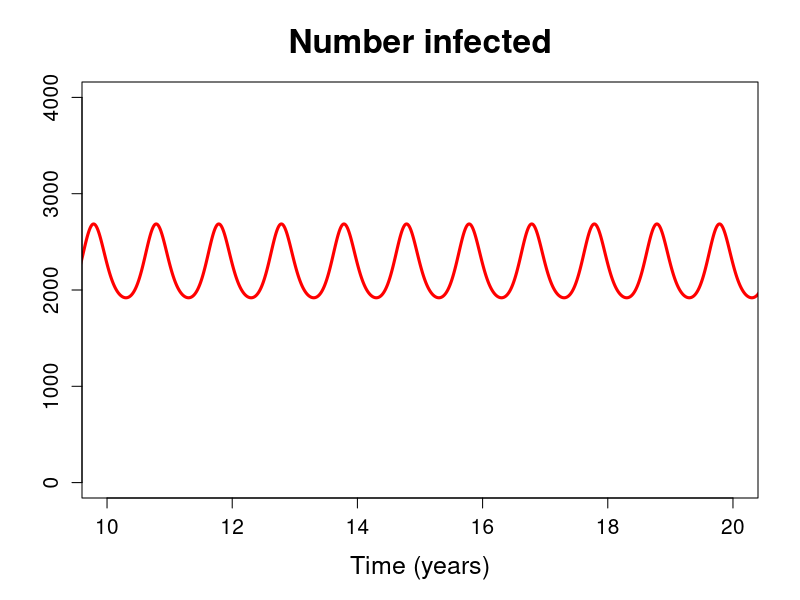
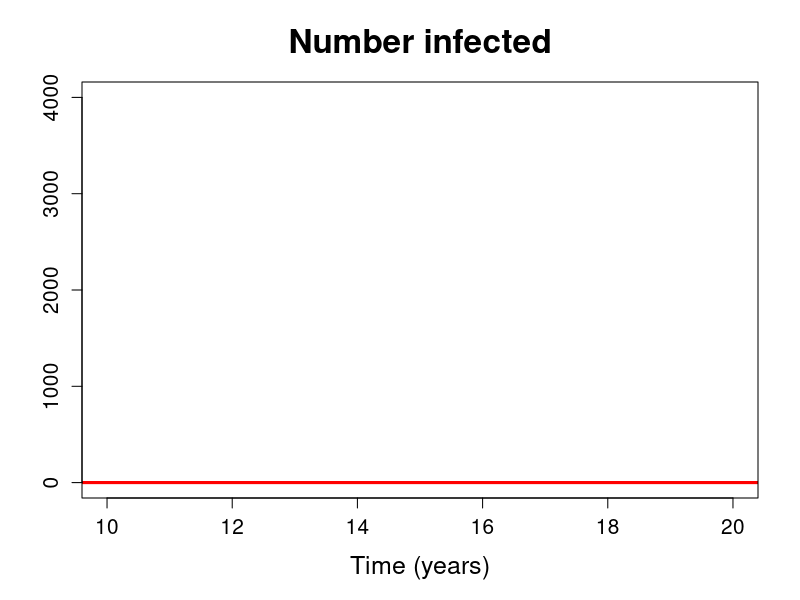
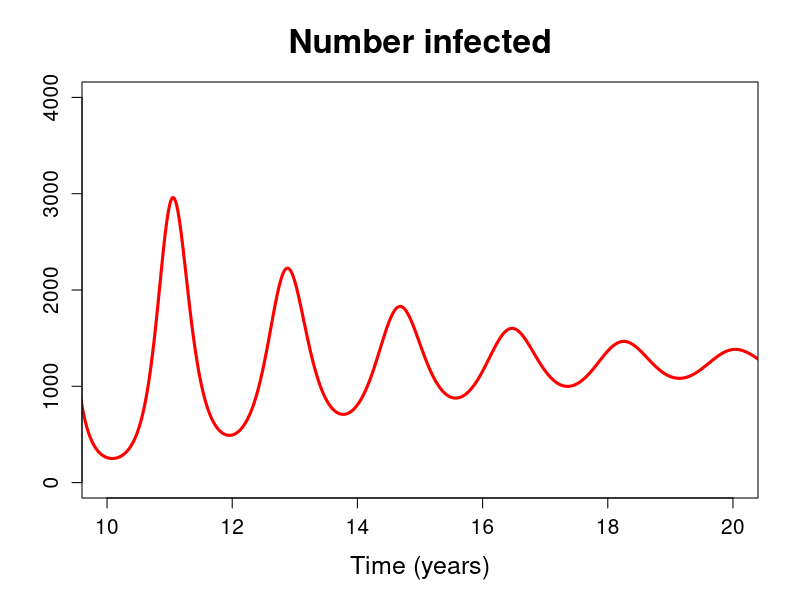
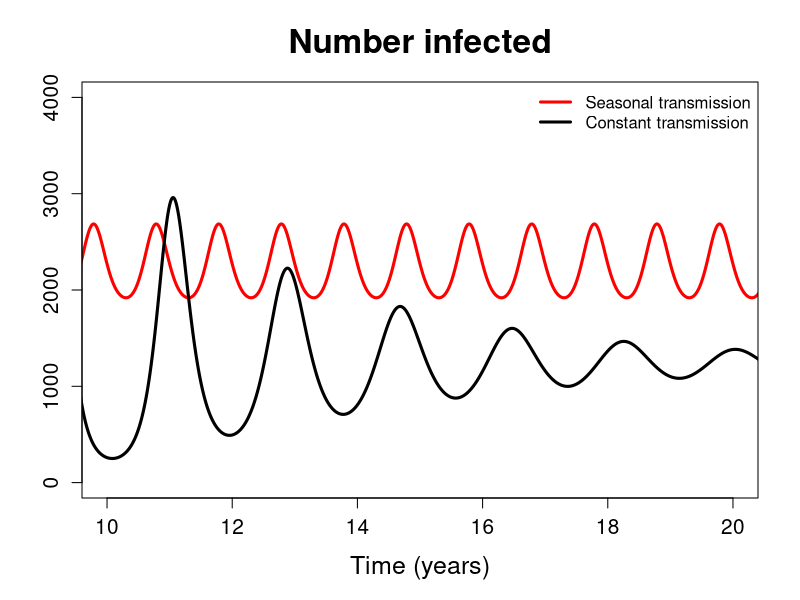
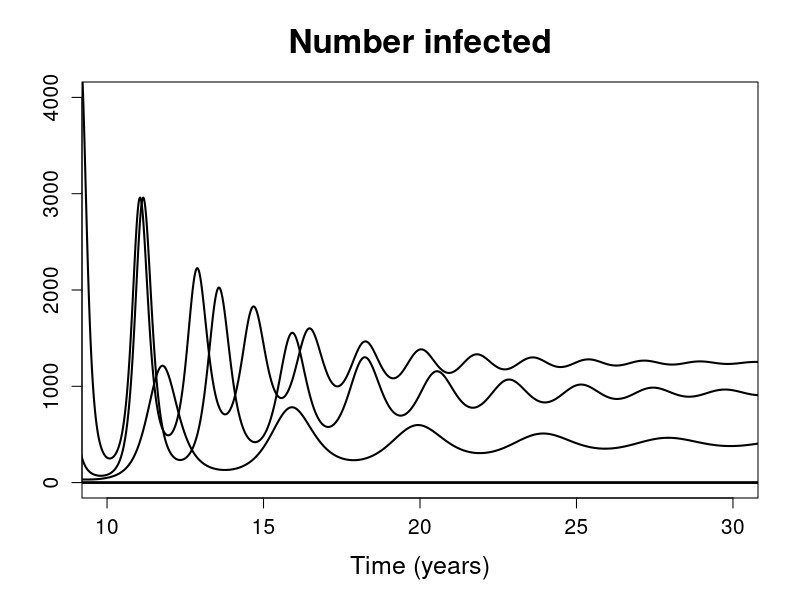

The R script that drew these images, in order:
# Functions deterministic model in Dushoff et al. 2004
# Becky Borchering July 2014

## SIRS model for seasonal infection model

library(deSolve)

# Parameter values taken from Fig 1a

parms1a <- c(N=500000,          # total population size
					 L=4,								# average duration of immunity (in years)
					 D=0.02, 						# mean infectious period (in years)
					 beta.0=500,				# R0/D (individuals/year)
					 beta.1=0.04       # scaling factor for contact function
)

parms1b <- c(N=500000,          # total population size
             L=8,								# average duration of immunity (in years)
             D=0.025, 						# mean infectious period (in years)
             beta.0=500,				# R0/D (individuals/year)
             beta.1=0.02				# scaling factor for contact function
)


# Seasonal contact function 
Beta <- function(x,B0,B1){
	B0*(1+B1*cos(2*pi*x))
}

# default constant contact parameter
b = 100

MAXTIME <- 100
TIMESTEP <- 0.005

parms=parms1a   # choose parameter values

# calculate reproduction number 
R.0 = parms["D"]*parms["beta.0"] 

# calculate intrinsic period of oscillation
oscillation.period = 2*pi*sqrt(parms["D"]*parms["L"]/(R.0)) 
names(oscillation.period)="intrinsic period of oscillation"
oscillation.period

# calculate endemic equilibrium
endemic <- function(params){
  with(as.list(params),{
    S.star <- N/(beta.0*D)
    I.star <- (N-S.star)/(1+L/D)
    return(c(S=S.star,I=I.star))
  })
}

sirs.seasonal <- function(t,y,parms){
	with(c(as.list(y),parms),{ 
			
		dSdt <- (N-S-I)/L - Beta(t,beta.0,beta.1)*I*S/N 
		dIdt <- Beta(t,beta.0,beta.1)*I*S/N - I/D
		list(c(dSdt,dIdt))
	})
}

sirs.constant <- function(t,y,parms){
  with(c(as.list(y),parms),{ 
    
    dSdt <- (N-S-I)/L - b*I*S/N 
    dIdt <- b*I*S/N - I/D
    list(c(dSdt,dIdt))
  })
}


# seasonal time series
ts.seasonal <- data.frame(lsoda(c(S=499999,I=1),seq(0,MAXTIME,TIMESTEP),sirs.seasonal,parms1a)) 
plot(ts.seasonal$time,ts.seasonal$I,type="l",xlim=c(10,20),ylim=c(0,4000), main="Number infected", #bty="n",
		 xlab="Time (years)",  ylab="", cex.main=2, cex.lab=1.5, cex.axis=1.25, 
		 lwd =3, col="red")

# disease free equilibrium time series
ts.df <- data.frame(lsoda(c(S=500000,I=0),seq(0,MAXTIME,TIMESTEP),sirs.seasonal,parms1a)) 
plot(ts.df$time,ts.df$I,type="l",xlim=c(10,20),ylim=c(0,4000), main="Number infected", #bty="n",
     xlab="Time (years)",  ylab="", cex.main=2, cex.lab=1.5, cex.axis=1.25, 
     lwd =3, col="red")

# constant contact rate time series
ts.constant <- data.frame(lsoda(c(S=499999,I=1),seq(0,MAXTIME,TIMESTEP),sirs.constant,parms1a)) 
plot(ts.constant$time,ts.constant$I,type="l",xlim=c(10,20),ylim=c(0,4000), main="Number infected", #bty="n",
     xlab="Time (years)",  ylab="", cex.main=2, cex.lab=1.5, cex.axis=1.25, 
     lwd =3, col="red")

# Plot comparing seasonal and constant contact rate models
plot(ts.seasonal$time,ts.seasonal$I,type="l",xlim=c(10,20),ylim=c(0,4000), main="Number infected", #bty="n",
     xlab="Time (years)",  ylab="", cex.main=2, cex.lab=1.5, cex.axis=1.25, 
     lwd =3, col="red")
lines(ts.constant$time, ts.constant$I,type='l',lwd=3)
legend(x="topright",c("Seasonal transmission","Constant transmission"),col=c("red","black"),lty=c(1,1),lwd=3,bty="n")


# constant contact rate time series
b.vector = seq(0,100,20)

for (i in c(1:length(b.vector))){
  if(i==1){
    b <- b.vector[i]
  ts.constant <- data.frame(lsoda(c(S=499999,I=1),seq(0,MAXTIME,TIMESTEP),sirs.constant,parms1a)) 
  plot(ts.constant$time,ts.constant$I,type="l",xlim=c(10,30),ylim=c(0,4000), main="Number infected", #bty="n",
       xlab="Time (years)",  ylab="", cex.main=2, cex.lab=1.5, cex.axis=1.25, 
       lwd =2)
  } else {
    b <- b.vector[i]
    ts.constant <- data.frame(lsoda(c(S=499999,I=1),seq(0,MAXTIME,TIMESTEP),sirs.constant,parms1a)) 
    lines(ts.constant$time,ts.constant$I,type="l",lwd =2)
  }
}
  
  
  
 
